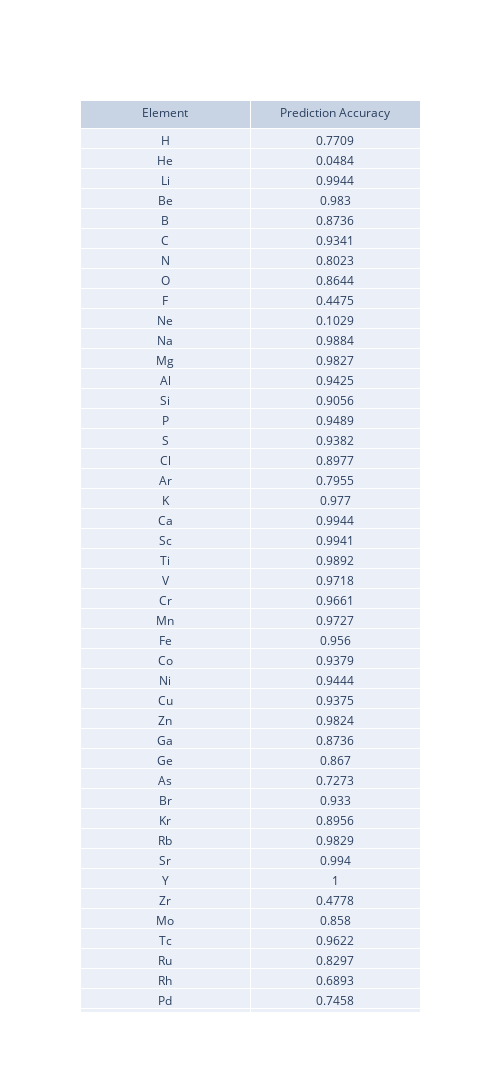

The notebook cell this image was saved under:
### Code cell
#Look at Jaccard scores which gives partial credit
#https://scikit-learn.org/stable/modules/model_evaluation.html#jaccard-similarity-score
samp_avg_jacc = jaccard_score(y_test, y_pred, average='samples') # % correct by sample, then averaged
print(f"sample average acc: {samp_avg_jacc}")
elem_jacc = np.round(jaccard_score(y_test, y_pred, average=None),4)

fig = go.Figure(data=[go.Table(header=dict(values=['Element', 'Prediction Accuracy']),
                 cells=dict(values=[elem_symb, elem_jacc]))])
fig.update_layout(width=500, height=2000)
fig.show()

### Figure 1 — Plotly figure (JSON) as saved in the notebook; plotly's stock layout.template omitted (floating-point values rounded to 4 significant figures; data arrays with more than 128 entries replaced by an {"elided": "..."} marker saying what was removed)
{"data": [{"cells": {"values": {"elided": "2x80 mixed values"}}, "header": {"values": ["Element", "Prediction Accuracy"]}, "type": "table"}], "layout": {"height": 2000, "width": 500}}
